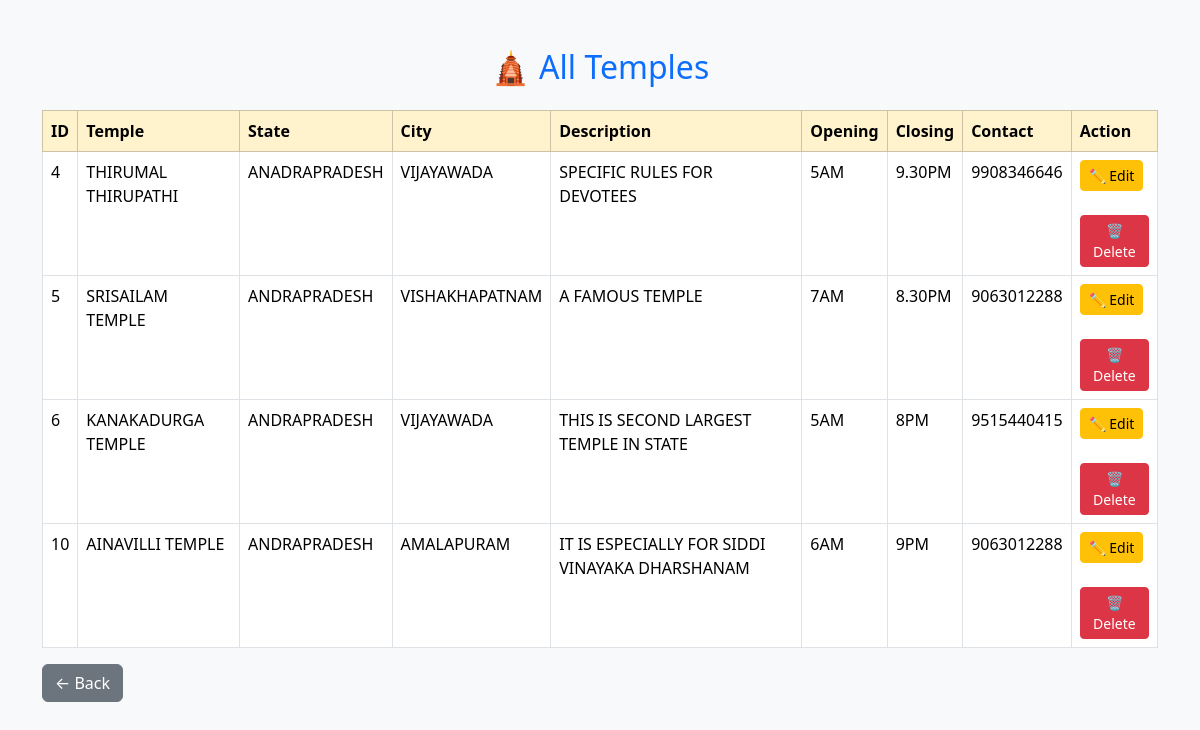
/admin/view_temples, run on the app's committed database.
### tables this page shows
CREATE TABLE temples(
    id INTEGER PRIMARY KEY AUTOINCREMENT,
    temple_name TEXT NOT NULL,
    state TEXT NOT NULL,
    city TEXT NOT NULL,
    description TEXT,
    opening_time TEXT,
    closing_time TEXT,
    image TEXT,
    contact TEXT
);

### app.py (the view)
@app.route("/admin/view_temples")
def view_temples():
    conn = sqlite3.connect("database.db")
    cursor = conn.cursor()
    cursor.execute("SELECT * FROM temples")
    temples = cursor.fetchall()
    print(temples)
    conn.close()
    return render_template(
        "view_temples.html",
        temples=temples
    )

### templates/view_temples.html (shortened to what this page needs)
<!DOCTYPE html>
<html>
<head>
    <link href="https://cdn.jsdelivr.net/npm/bootstrap@5.3.3/dist/css/bootstrap.min.css" rel="stylesheet">
</head>
<body class="bg-light">
<div class="container mt-5">
    <h2 class="text-center text-primary mb-4">
        🛕 All Temples
    </h2>
    <table class="table table-bordered table-hover">
        <tr class="table-warning">
            <th>ID</th>
            <th>Temple</th>
            <th>State</th>
            <th>City</th>
            <th>Description</th>
            <th>Opening</th>
            <th>Closing</th>
            <th>Contact</th>
            <th>Action</th>
        </tr>
        {% for temple in temples %}
        <tr>
            <td>{{ temple[0] }}</td>
            <td>{{ temple[1] }}</td>
            <td>{{ temple[2] }}</td>
            <td>{{ temple[3] }}</td>
            <td>{{ temple[4] }}</td>
            <td>{{ temple[5] }}</td>
            <td>{{ temple[6] }}</td>
            <td>{{ temple[8] }}</td>
            <td>
                <a href="/admin/edit_temple/{{ temple[0] }}"
                   class="btn btn-warning btn-sm">
                    ✏ Edit
                </a>
                <br><br>
                <a href="/admin/delete_temple/{{ temple[0] }}"
                   class="btn btn-danger btn-sm"
                   onclick="return confirm('Are you sure?')">
                    🗑 Delete
                </a>
            </td>
        </tr>
        {% endfor %}
    </table>
    <a href="/admin" class="btn btn-secondary">
        ← Back
    </a>
</div>
</body>
</html>

### data on the page
temples: id "4", temple_name "THIRUMAL THIRUPATHI", state "ANADRAPRADESH", city "VIJAYAWADA", description "SPECIFIC RULES FOR DEVOTEES", opening_time "5AM", closing_time "9.30PM", contact "9908346646"
temples: id "5", temple_name "SRISAILAM TEMPLE", state "ANDRAPRADESH", city "VISHAKHAPATNAM", description "A FAMOUS TEMPLE", opening_time "7AM", closing_time "8.30PM", contact "9063012288"
temples: id "6", temple_name "KANAKADURGA TEMPLE", state "ANDRAPRADESH", city "VIJAYAWADA", description "THIS IS SECOND LARGEST TEMPLE IN STATE", opening_time "5AM", closing_time "8PM", contact "9515440415"
temples: id "10", temple_name "AINAVILLI TEMPLE", state "ANDRAPRADESH", city "AMALAPURAM", description "IT IS ESPECIALLY FOR SIDDI VINAYAKA DHARSHANAM", opening_time "6AM", closing_time "9PM", contact "9063012288"
